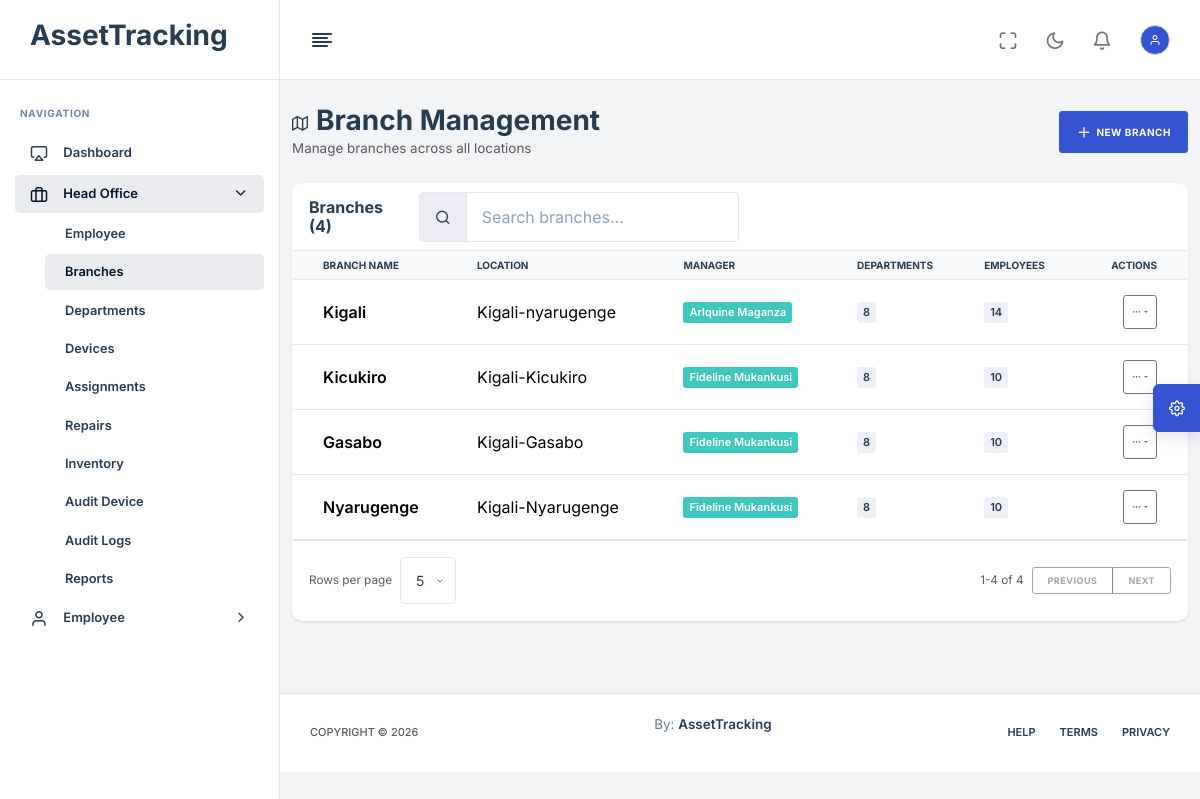
Page /head-office/branches/ (signed in) on the committed database.
### App/models.py (models this page shows, shortened)
class Branch(models.Model):
    name = models.CharField(max_length=255)
    location = models.CharField(max_length=255)
    manager = models.ForeignKey(
        'Employee',
        on_delete=models.SET_NULL,
        null=True,
        blank=True,
        related_name='managed_branches'
    )

class Employee(models.Model):
    STATUS_CHOICES = [
        ('ACTIVE', 'Active'),
        ('INACTIVE', 'Inactive'),
        ('EXITED', 'Exited'),
    ]
    user = models.OneToOneField(settings.AUTH_USER_MODEL, on_delete=models.CASCADE, null=True, blank=True)
    employee_id = models.CharField(max_length=100, unique=True, null=True, blank=True)
    full_name = models.CharField(max_length=255)
    position = models.CharField(max_length=255)
    branch = models.ForeignKey(Branch, on_delete=models.SET_NULL, null=True, related_name='employees')
    department = models.ForeignKey(Department, on_delete=models.SET_NULL, null=True, blank=True)
    status = models.CharField(max_length=10, choices=STATUS_CHOICES, default='ACTIVE')
    hire_date = models.DateField(null=True, blank=True)
    exit_date = models.DateField(null=True, blank=True)

### App/views.py (the view)
# urls.py: path("head-office/branches/", head_office_branches, name="head_office_branches"),
@login_required
@role_required("HEAD_OFFICE")
def head_office_branches(request):
    branches = Branch.objects.prefetch_related(
        'departments',
        'employees',
        'employees__device_set',
        'employees__department',
    ).all()
    context = {
        'branches': branches,
    }
    return render(request, "HeadOffice/Branches.html", context)

### templates/HeadOffice/Branches.html (shortened to what this page needs)
{% extends 'base.html' %}
{% load static %}
{% block content %}
<div class="container-fluid py-4">
    <div class="row mb-4">
        <div class="col-12">
            <div class="d-flex justify-content-between align-items-center">
                <div>
                    <h1 class="h3 mb-0"><i class="feather-map me-2"></i>Branch Management</h1>
                    <p class="text-muted mb-0">Manage branches across all locations</p>
                </div>
                <button class="btn btn-primary" data-bs-toggle="modal" data-bs-target="#createBranchModal">
                    <i class="feather-plus me-1"></i>New Branch
                </button>
            </div>
        </div>
    </div>
    <div class="row mb-4">
        <div class="col-12">
            <div class="card">
                <div class="card-header">
                    <div class="d-flex flex-column flex-md-row gap-3 justify-content-between align-items-md-center">
                        <h5 class="card-title mb-0">Branches ({{ branches.count }})</h5>
                        <div class="input-group w-100 w-md-auto" style="max-width: 320px;">
                            <span class="input-group-text"><i class="feather-search"></i></span>
                            <input type="search" class="form-control" id="searchBranches" data-table-search="#branchesTable" placeholder="Search branches...">
                        </div>
                    </div>
                </div>
                <div class="card-body p-0">
                    <div class="table-responsive">
                        <table class="table table-hover mb-0" id="branchesTable">
                            <thead class="table-light">
                                <tr>
                                    <th scope="col">Branch Name</th>
                                    <th scope="col">Location</th>
                                    <th scope="col">Manager</th>
                                    <th scope="col">Departments</th>
                                    <th scope="col">Employees</th>
                                    <th scope="col" class="text-end">Actions</th>
                                </tr>
                            </thead>
                            <tbody>
                                {% for branch in branches %}
                                <tr data-search-row-id="{{ branch.id }}">
                                    <td>
                                        <strong>{{ branch.name }}</strong>
                                    </td>
                                    <td>{{ branch.location }}</td>
                                    <td>
                                        {% if branch.manager %}
                                        <span class="badge bg-info">{{ branch.manager.full_name }}</span>
                                        {% else %}
                                        <span class="badge bg-secondary">Unassigned</span>
                                        {% endif %}
                                    </td>
                                    <td>
                                        <span class="badge bg-light text-dark">{{ branch.departments.count }}</span>
                                    </td>
                                    <td>
                                        <span class="badge bg-light text-dark">{{ branch.employees.count }}</span>
                                    </td>
                                    <td class="text-end">
                                        <div class="dropdown action-menu">
                                            <button class="btn btn-sm btn-outline-secondary action-menu-btn dropdown-toggle" type="button" data-bs-toggle="dropdown" aria-expanded="false" title="Actions">
                                                <i class="feather-more-horizontal"></i>
                                            </button>
                                        </div>
                                    </td>
                                </tr>
                                {% empty %}
                                <tr>
                                    <td colspan="6" class="text-center text-muted py-4">
                                        No branches found
                                    </td>
                                </tr>
                                {% endfor %}
                            </tbody>
                        </table>
                    </div>
                </div>
            </div>
        </div>
    </div>
</div>
{% endblock %}

### templates/base.html (style rules this page uses)
.action-menu-btn { width: 34px; height: 34px; display: inline-flex; align-items: center; justify-content: center; }

### rows in the picture
Branch: name "Kigali", location "Kigali-nyarugenge", manager.full_name "Arlquine Maganza", departments.count "8", employees.count "14"
Branch: name "Kicukiro", location "Kigali-Kicukiro", manager.full_name "Fideline Mukankusi", departments.count "8", employees.count "10"
Branch: name "Gasabo", location "Kigali-Gasabo", manager.full_name "Fideline Mukankusi", departments.count "8", employees.count "10"
Branch: name "Nyarugenge", location "Kigali-Nyarugenge", manager.full_name "Fideline Mukankusi", departments.count "8", employees.count "10"

### other values in the picture
{{ branches.count }} "4"
